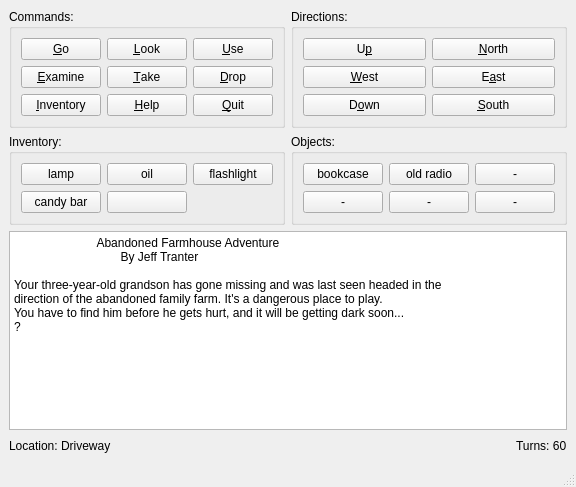
<?xml version="1.0" encoding="UTF-8"?>
<ui version="4.0">
 <class>MainWindow</class>
 <widget class="QMainWindow" name="MainWindow">
  <property name="geometry">
   <rect>
    <x>0</x>
    <y>0</y>
    <width>513</width>
    <height>487</height>
   </rect>
  </property>
  <property name="windowTitle">
   <string>Abandoned Farm Adventure</string>
  </property>
  <property name="statusTip">
   <string/>
  </property>
  <widget class="QWidget" name="centralwidget">
   <layout class="QVBoxLayout" name="verticalLayout_2">
    <item>
     <layout class="QHBoxLayout" name="horizontalLayout_2">
      <item>
       <widget class="QGroupBox" name="commandsGroupBox">
        <property name="title">
         <string>Commands:</string>
        </property>
        <layout class="QVBoxLayout" name="verticalLayout">
         <item>
          <layout class="QGridLayout" name="gridLayout">
           <item row="1" column="0">
            <widget class="QPushButton" name="examineButton">
             <property name="text">
              <string>&amp;Examine</string>
             </property>
            </widget>
           </item>
           <item row="2" column="1">
            <widget class="QPushButton" name="helpButton">
             <property name="text">
              <string>&amp;Help</string>
             </property>
            </widget>
           </item>
           <item row="0" column="1">
            <widget class="QPushButton" name="lookButton">
             <property name="text">
              <string>&amp;Look</string>
             </property>
            </widget>
           </item>
           <item row="0" column="2">
            <widget class="QPushButton" name="useButton">
             <property name="text">
              <string>&amp;Use</string>
             </property>
            </widget>
           </item>
           <item row="1" column="2">
            <widget class="QPushButton" name="dropButton">
             <property name="text">
              <string>&amp;Drop</string>
             </property>
            </widget>
           </item>
           <item row="2" column="2">
            <widget class="QPushButton" name="quitButton">
             <property name="text">
              <string>&amp;Quit</string>
             </property>
            </widget>
           </item>
           <item row="2" column="0">
            <widget class="QPushButton" name="inventoryButton">
             <property name="text">
              <string>&amp;Inventory</string>
             </property>
            </widget>
           </item>
           <item row="0" column="0">
            <widget class="QPushButton" name="goButton">
             <property name="text">
              <string>&amp;Go</string>
             </property>
            </widget>
           </item>
           <item row="1" column="1">
            <widget class="QPushButton" name="takeButton">
             <property name="text">
              <string>&amp;Take</string>
             </property>
            </widget>
           </item>
          </layout>
         </item>
        </layout>
       </widget>
      </item>
      <item>
       <widget class="QGroupBox" name="directionsGroupBox">
        <property name="title">
         <string>Directions:</string>
        </property>
        <layout class="QGridLayout" name="gridLayout_2">
         <item row="0" column="0">
          <widget class="QPushButton" name="upButton">
           <property name="text">
            <string>U&amp;p</string>
           </property>
          </widget>
         </item>
         <item row="0" column="1">
          <widget class="QPushButton" name="northButton">
           <property name="text">
            <string>&amp;North</string>
           </property>
          </widget>
         </item>
         <item row="1" column="0">
          <widget class="QPushButton" name="westButton">
           <property name="text">
            <string>&amp;West</string>
           </property>
          </widget>
         </item>
         <item row="1" column="1">
          <widget class="QPushButton" name="EastButton">
           <property name="text">
            <string>E&amp;ast</string>
           </property>
          </widget>
         </item>
         <item row="2" column="0">
          <widget class="QPushButton" name="downButton">
           <property name="text">
            <string>D&amp;own</string>
           </property>
          </widget>
         </item>
         <item row="2" column="1">
          <widget class="QPushButton" name="southButton">
           <property name="text">
            <string>&amp;South</string>
           </property>
          </widget>
         </item>
        </layout>
       </widget>
      </item>
     </layout>
    </item>
    <item>
     <layout class="QHBoxLayout" name="horizontalLayout_3">
      <item>
       <widget class="QGroupBox" name="inventoryGroupBox">
        <property name="title">
         <string>Inventory:</string>
        </property>
        <layout class="QGridLayout" name="gridLayout_3">
         <item row="0" column="0">
          <widget class="QPushButton" name="pushButton">
           <property name="text">
            <string>lamp</string>
           </property>
          </widget>
         </item>
         <item row="0" column="1">
          <widget class="QPushButton" name="pushButton_2">
           <property name="text">
            <string>oil</string>
           </property>
          </widget>
         </item>
         <item row="0" column="2">
          <widget class="QPushButton" name="pushButton_3">
           <property name="text">
            <string>flashlight</string>
           </property>
          </widget>
         </item>
         <item row="1" column="0">
          <widget class="QPushButton" name="pushButton_4">
           <property name="text">
            <string>candy bar</string>
           </property>
          </widget>
         </item>
         <item row="1" column="1">
          <widget class="QPushButton" name="pushButton_5">
           <property name="text">
            <string/>
           </property>
          </widget>
         </item>
        </layout>
       </widget>
      </item>
      <item>
       <widget class="QGroupBox" name="groupBox">
        <property name="title">
         <string>Objects:</string>
        </property>
        <layout class="QGridLayout" name="gridLayout_4">
         <item row="0" column="0">
          <widget class="QPushButton" name="pushButton_6">
           <property name="text">
            <string>bookcase</string>
           </property>
          </widget>
         </item>
         <item row="0" column="1">
          <widget class="QPushButton" name="pushButton_7">
           <property name="text">
            <string>old radio</string>
           </property>
          </widget>
         </item>
         <item row="0" column="2">
          <widget class="QPushButton" name="pushButton_8">
           <property name="text">
            <string>-</string>
           </property>
          </widget>
         </item>
         <item row="1" column="0">
          <widget class="QPushButton" name="pushButton_9">
           <property name="text">
            <string>-</string>
           </property>
          </widget>
         </item>
         <item row="1" column="1">
          <widget class="QPushButton" name="pushButton_10">
           <property name="text">
            <string>-</string>
           </property>
          </widget>
         </item>
         <item row="1" column="2">
          <widget class="QPushButton" name="pushButton_11">
           <property name="text">
            <string>-</string>
           </property>
          </widget>
         </item>
        </layout>
       </widget>
      </item>
     </layout>
    </item>
    <item>
     <widget class="QTextEdit" name="textEdit">
      <property name="documentTitle">
       <string>Text</string>
      </property>
      <property name="html">
       <string>&lt;!DOCTYPE HTML PUBLIC &quot;-//W3C//DTD HTML 4.0//EN&quot; &quot;http://www.w3.org/TR/REC-html40/strict.dtd&quot;&gt;
&lt;html&gt;&lt;head&gt;&lt;meta name=&quot;qrichtext&quot; content=&quot;1&quot; /&gt;&lt;title&gt;Text&lt;/title&gt;&lt;style type=&quot;text/css&quot;&gt;
p, li { white-space: pre-wrap; }
&lt;/style&gt;&lt;/head&gt;&lt;body style=&quot; font-family:'Ubuntu'; font-size:9pt; font-weight:400; font-style:normal;&quot;&gt;
&lt;p style=&quot; margin-top:0px; margin-bottom:0px; margin-left:0px; margin-right:0px; -qt-block-indent:0; text-indent:0px;&quot;&gt;&lt;span style=&quot; font-family:'Sans Serif';&quot;&gt;                         Abandoned Farmhouse Adventure&lt;/span&gt;&lt;/p&gt;
&lt;p style=&quot; margin-top:0px; margin-bottom:0px; margin-left:0px; margin-right:0px; -qt-block-indent:0; text-indent:0px;&quot;&gt;&lt;span style=&quot; font-family:'Sans Serif';&quot;&gt;                                By Jeff Tranter&lt;/span&gt;&lt;/p&gt;
&lt;p style=&quot;-qt-paragraph-type:empty; margin-top:0px; margin-bottom:0px; margin-left:0px; margin-right:0px; -qt-block-indent:0; text-indent:0px; font-family:'Sans Serif';&quot;&gt;&lt;br /&gt;&lt;/p&gt;
&lt;p style=&quot; margin-top:0px; margin-bottom:0px; margin-left:0px; margin-right:0px; -qt-block-indent:0; text-indent:0px;&quot;&gt;&lt;span style=&quot; font-family:'Sans Serif';&quot;&gt;Your three-year-old grandson has gone missing and was last seen headed in the&lt;/span&gt;&lt;/p&gt;
&lt;p style=&quot; margin-top:0px; margin-bottom:0px; margin-left:0px; margin-right:0px; -qt-block-indent:0; text-indent:0px;&quot;&gt;&lt;span style=&quot; font-family:'Sans Serif';&quot;&gt;direction of the abandoned family farm. It's a dangerous place to play.&lt;/span&gt;&lt;/p&gt;
&lt;p style=&quot; margin-top:0px; margin-bottom:0px; margin-left:0px; margin-right:0px; -qt-block-indent:0; text-indent:0px;&quot;&gt;&lt;span style=&quot; font-family:'Sans Serif';&quot;&gt;You have to find him before he gets hurt, and it will be getting dark soon...&lt;/span&gt;&lt;/p&gt;
&lt;p style=&quot; margin-top:0px; margin-bottom:0px; margin-left:0px; margin-right:0px; -qt-block-indent:0; text-indent:0px;&quot;&gt;&lt;span style=&quot; font-family:'Sans Serif';&quot;&gt;? &lt;/span&gt;&lt;/p&gt;&lt;/body&gt;&lt;/html&gt;</string>
      </property>
     </widget>
    </item>
    <item>
     <layout class="QHBoxLayout" name="horizontalLayout">
      <item>
       <widget class="QLabel" name="locationLabel">
        <property name="text">
         <string>Location: Driveway</string>
        </property>
       </widget>
      </item>
      <item>
       <spacer name="horizontalSpacer">
        <property name="orientation">
         <enum>Qt::Horizontal</enum>
        </property>
        <property name="sizeHint" stdset="0">
         <size>
          <width>40</width>
          <height>20</height>
         </size>
        </property>
       </spacer>
      </item>
      <item>
       <widget class="QLabel" name="turnsLabel">
        <property name="text">
         <string>Turns: 60</string>
        </property>
       </widget>
      </item>
     </layout>
    </item>
   </layout>
   <zorder>textEdit</zorder>
   <zorder>inventoryGroupBox</zorder>
   <zorder>locationLabel</zorder>
   <zorder>horizontalSpacer</zorder>
   <zorder>turnsLabel</zorder>
   <zorder>groupBox</zorder>
  </widget>
  <widget class="QMenuBar" name="menubar">
   <property name="geometry">
    <rect>
     <x>0</x>
     <y>0</y>
     <width>513</width>
     <height>21</height>
    </rect>
   </property>
  </widget>
  <widget class="QStatusBar" name="statusbar"/>
 </widget>
 <tabstops>
  <tabstop>goButton</tabstop>
  <tabstop>lookButton</tabstop>
  <tabstop>useButton</tabstop>
  <tabstop>examineButton</tabstop>
  <tabstop>takeButton</tabstop>
  <tabstop>dropButton</tabstop>
  <tabstop>inventoryButton</tabstop>
  <tabstop>helpButton</tabstop>
  <tabstop>quitButton</tabstop>
  <tabstop>upButton</tabstop>
  <tabstop>northButton</tabstop>
  <tabstop>westButton</tabstop>
  <tabstop>EastButton</tabstop>
  <tabstop>downButton</tabstop>
  <tabstop>southButton</tabstop>
  <tabstop>textEdit</tabstop>
 </tabstops>
 <resources/>
 <connections/>
</ui>
